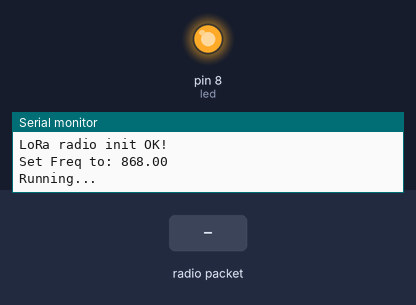
Recording of a program running on a simulated Arduino Pro Mini, built with avr-gcc and run on an emulated ATmega328P. Parts: output pins drawn as LEDs (lit = HIGH), the last lines printed to the serial monitor. Inputs (shaded band) come from the test bench. No radio packets arrive unless stated.

Above: at 0.1 s.
At 1.6 s:
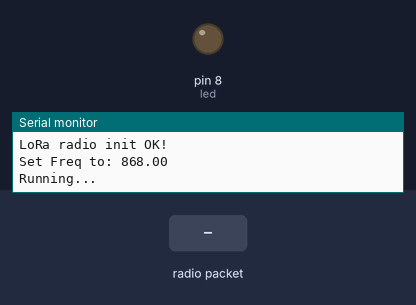
1.7 s: radio packet "1" arrives
At 2.9 s:
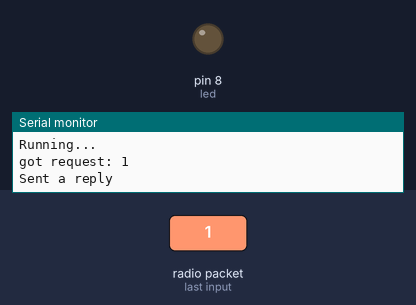
Timing chart, 0 to 4.7 s (numbered marks = the images above; inputs shaded):
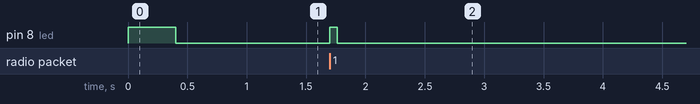

The program:

main.cpp
```cpp
#include <Arduino.h>

// rf95_server.pde
// -*- mode: C++ -*-
// Example sketch showing how to create a simple messageing server
// with the RH_RF95 class. RH_RF95 class does not provide for addressing or
// reliability, so you should only use RH_RF95  if you do not need the higher
// level messaging abilities.
// It is designed to work with the other example rf95_client
// Tested with Anarduino MiniWirelessLoRa, Rocket Scream Mini Ultra Pro with
// the RFM95W, Adafruit Feather M0 with RFM95

#include <SPI.h>
#include <RH_RF95.h>

#define RFM95_CS 9
#define RFM95_RST A0
#define RFM95_INT 2
#define boxLidPin 3
// Change to 434.0 or other frequency, must match RX's freq!
#define RF95_FREQ 868.0

// Singleton instance of the radio driver
RH_RF95 rf95(RFM95_CS, RFM95_INT);


int led = 8;

void setup()
{

  pinMode(led, OUTPUT);
        digitalWrite(led, HIGH);

  Serial.begin(9600);
      Serial.println("Started");

  //while (!Serial) ; // Wait for serial port to be available
  if (!rf95.init()){
    Serial.println("LoRa init failed");
    while (1){

    }
    }
    else
    Serial.println("LoRa radio init OK!");
     // Defaults after init are 434.0MHz, modulation GFSK_Rb250Fd250, +13dbM
  if (!rf95.setFrequency(RF95_FREQ))
  {
    Serial.println("setFrequency failed");
    while (1);
  }
  Serial.print("Set Freq to: ");
  Serial.println(RF95_FREQ);
  rf95.setTxPower(23, false);

  // Defaults after init are 434.0MHz, 13dBm, Bw = 125 kHz, Cr = 4/5, Sf = 128chips/symbol, CRC on

  // The default transmitter power is 13dBm, using PA_BOOST.
  // If you are using RFM95/96/97/98 modules which uses the PA_BOOST transmitter pin, then
  // you can set transmitter powers from 5 to 23 dBm:
//  driver.setTxPower(23, false);
  // If you are using Modtronix inAir4 or inAir9,or any other module which uses the
  // transmitter RFO pins and not the PA_BOOST pins
  // then you can configure the power transmitter power for -1 to 14 dBm and with useRFO true.
  // Failure to do that will result in extremely low transmit powers.
//  driver.setTxPower(14, true);
  Serial.println("Running...");
delay(400);
      digitalWrite(led, LOW);


}

void loop()
{ if (rf95.available())
  {
    // Should be a message for us now
    uint8_t buf[RH_RF95_MAX_MESSAGE_LEN];
    uint8_t len = sizeof(buf);
    if (rf95.recv(buf, &len))
    {
      digitalWrite(led, HIGH);
//      RH_RF95::printBuffer("request: ", buf, len);
      Serial.print("got request: ");
      Serial.println((char*)buf);
//      Serial.print("RSSI: ");
//      Serial.println(rf95.lastRssi(), DEC);

      // Send a reply
      uint8_t data[] = "And hello back to you";
      rf95.send(data, sizeof(data));
      rf95.waitPacketSent();
      Serial.println("Sent a reply");
       digitalWrite(led, LOW);
    }
    else
    {
      Serial.println("recv failed");
    }
  }
}
```

Measured:
- after the input at 1.7 s, pin 8 (led): LOW → HIGH at once, → LOW 0.06 s later
